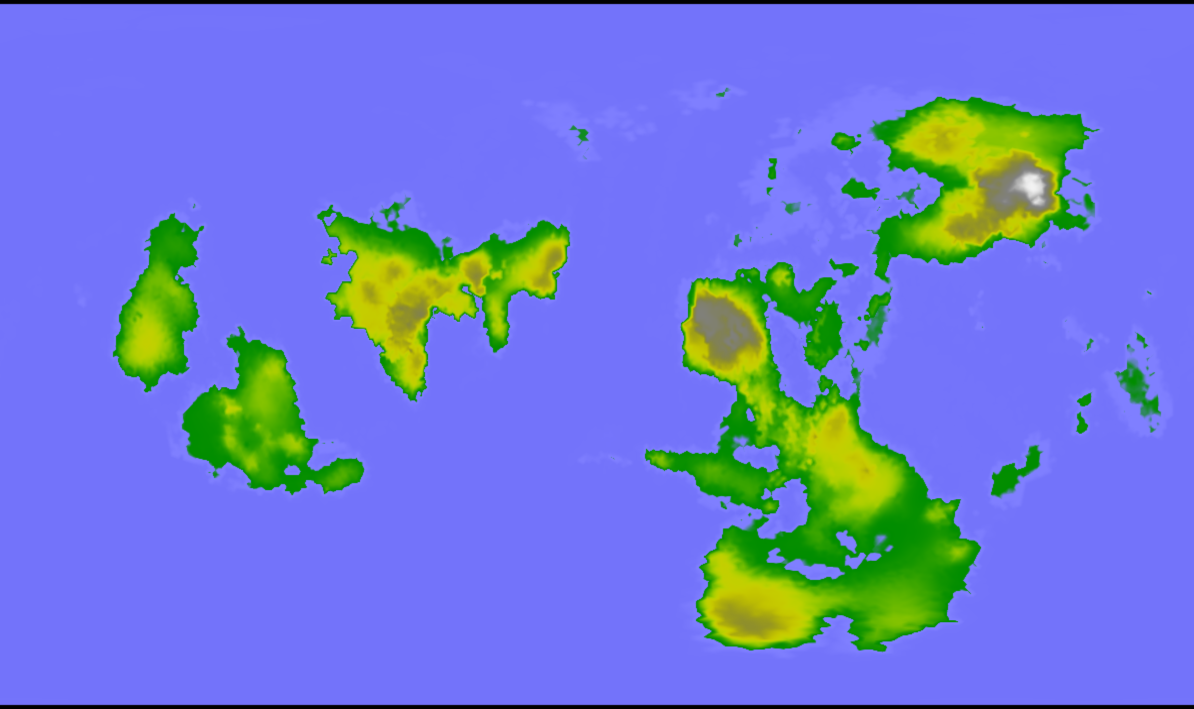
#> input picture map.png, 2388 x 1418 px (shown at 1/2 size); its folder holds only this picture in this run
$ python SeparateLandAndOcean.py
#> lines starting #> are read from the running program, lines starting #| are printed output that depends on the picture
#> the answer given: map.png
#> the answer given: map.png
### COLOURS.py
import colorsys
import math
from PIL import Image


def rgb_to_hsv(rgb):
    # Розпаковуємо значення R, G, B з кортежу та нормалізуємо до діапазону [0, 1]
    r, g, b = [x / 255.0 for x in rgb]
    # Конвертуємо RGB у HSV
    h, s, v = colorsys.rgb_to_hsv(r, g, b)
    # Перетворюємо значення H з діапазону [0, 1] у [0, 360] і округлюємо до цілого числа
    h = h * 360
    # Перетворюємо значення S та V з діапазону [0, 1] у [0, 100] і округлюємо до цілого числа
    s = s * 100
    v = v * 100
    # Повертаємо HSV кортеж з цілими значеннями
    return (h, s, v)


def hsv_to_rgb(hsv):
    # Розпаковуємо значення H, S, V з кортежу
    h, s, v = hsv
    # Перетворюємо значення H, S, V з діапазону [0, 360] та [0, 100] у [0, 1]
    h /= 360.0
    s /= 100.0
    v /= 100.0
    # Конвертуємо HSV у RGB
    r, g, b = colorsys.hsv_to_rgb(h, s, v)
    # Перетворюємо значення RGB з діапазону [0, 1] у [0, 255] і округлюємо до цілого числа
    r = r * 255
    g = g * 255
    b = b * 255
    # Повертаємо RGB кортеж з цілими значеннями
    return (int(r), int(g), int(b))


# [17 lines left out: function display_all_colours, not called in this run]


RED = (255, 0, 0)
GREEN = (0, 255, 0)
BLUE = (0, 0, 255)
YELLOW = (255, 255, 0, 255)
YELLOW_water = (255, 255, 84, 255)
CYAN = (0, 255, 255, 255)
MAGENTA = (255, 0, 255)
TRANSPARENT = (0, 0, 0, 0)
WHITE = (255, 255, 255)
BLACK = (0, 0, 0)

# scale
COLOUR_0 = (19, 108, 122)
COLOUR_100 = (72, 135, 140)
COLOUR_200 = (125, 161, 157)
COLOUR_350 = (177, 188, 175)
COLOUR_600 = (228, 215, 193)
COLOUR_1000 = (199, 155, 138)
COLOUR_1500 = (169, 95, 83)
COLOUR_2500 = (191, 191, 191)
COLOUR_4000 = (244, 243, 241)

SCALE_COLOURS = [COLOUR_0, COLOUR_100, COLOUR_200, COLOUR_350, COLOUR_600, COLOUR_1000, COLOUR_1500, COLOUR_2500,
                 COLOUR_4000]

### SeparateLandAndOcean.py
from tkinter import filedialog
from tkinter import *
from PIL import Image

import COLOURS


def map_colours(image):
    # Конвертація до формату "RGB"
    image = image.convert("RGB")
    # Отримання списку унікальних кольорів
    colors = image.getcolors(maxcolors=8192)
    # Поділ кольорів на 10 секцій
    num_sections = 10
    section_size = len(colors) // num_sections
    # Список з 10 визначених кольорів
    predefined_colors = [(255, 0, 0), (255, 165, 0), (255, 255, 0), (0, 255, 0),
                         (0, 255, 255), (0, 0, 255), (128, 0, 128), (255, 0, 255),
                         (128, 128, 128), (255, 255, 255)]
    # Створення мапи кольорів
    color_map = {}
    for i in range(num_sections):
        for j in range(section_size):
            if i * section_size + j < len(colors):
                color_map[colors[i * section_size + j][1]] = predefined_colors[i]
    # Заміна кольорів у зображенні
    new_image = Image.new("RGB", image.size)
    for x in range(image.width):
        for y in range(image.height):
            pixel_color = image.getpixel((x, y))
            new_image.putpixel((x, y), color_map.get(pixel_color, (0, 0, 0)))
    # Відображення нового зображення
    new_image.show()


def display_all_colours(colours):
    square_size = 67

    new_square = Image.new("RGB", (square_size, square_size))

    # Отримайте список унікальних кольорів
    # unique_colours = list(set(colours))

    # print(unique_colours)

    # Заповніть кожен піксель кольором зі списку унікальних кольорів
    for y in range(square_size):
        for x in range(square_size):
            # Отримайте наступний унікальний колір зі списку
            if colours:
                colour = colours.pop(0)
                # Встановіть колір пікселя
                new_square.putpixel((x, y), colour)

    new_square.show()


def separate_land_and_water(topography_path, height_path):
    # Відкриття зображення
#> called with topography_path = 'map.png', height_path = 'map.png'
    image = Image.open(topography_path)
#> image is the input picture: PIL image 2388x1418 RGBA; mean R, G, B, A 109.8, 123.2, 207.9, 255

    # Конвертація зображення до режиму "RGB"
    rgb_image = image.convert("RGB")

    # Визначення порогових значень для висот
    water_threshold = 200  # Порогове значення для води (низькі висоти)
    land_threshold = 100  # Порогове значення для суходолу (високі висоти)

    # Створення маски для води та суходолу
    water_mask = rgb_image.point(lambda p: 255 if p < water_threshold else 0)
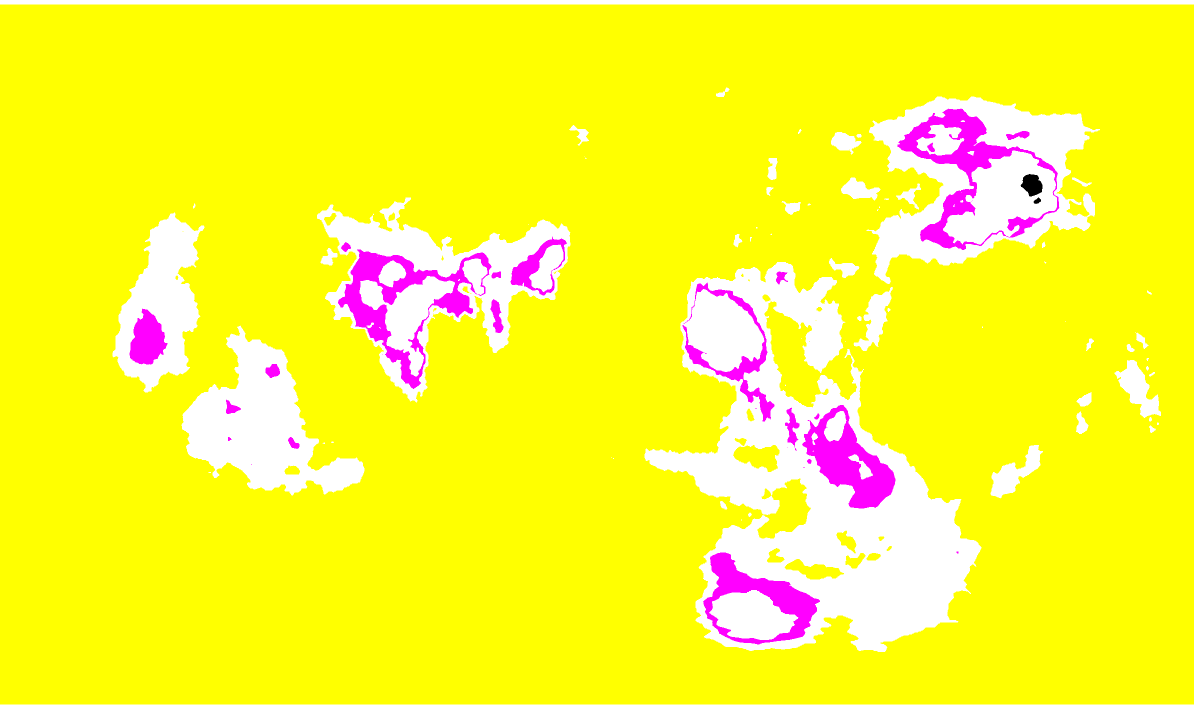
#> water_mask: PIL image 2388x1418 RGB (shown at 1/2 size); mean R, G, B 254.9, 247.9, 45.9
    land_mask = rgb_image.point(lambda p: 255 if p > land_threshold else 0)
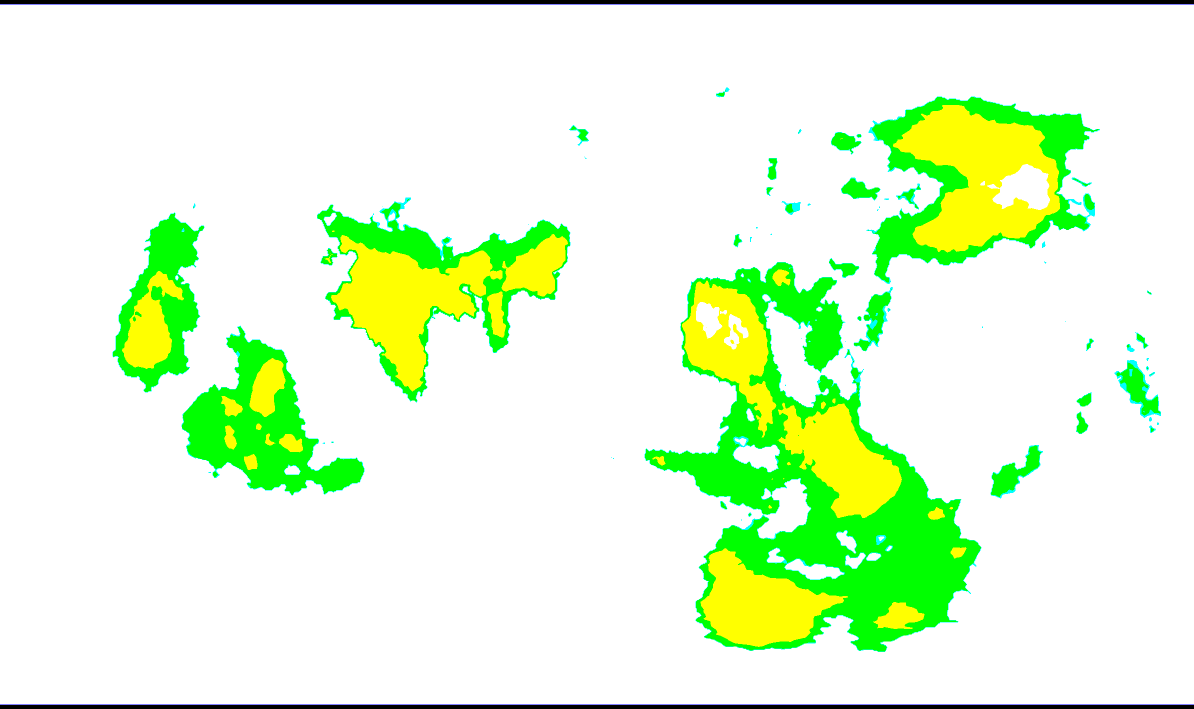
#> land_mask: PIL image 2388x1418 RGB (shown at 1/2 size); mean R, G, B 226.4, 251.8, 212

    # Відображення масок води та суходолу
    # water_mask.show("water")  # yellow water
    # land_mask.show("land")  # green&yellow landmass

    image_rgba = image.convert("RGBA")
    water_rgba = water_mask.convert("RGBA")
    land_rgba = land_mask.convert("RGBA")

    width, height = image_rgba.size
#> width = 2388; height = 1418

    for x in range(width):
        for y in range(height):
            land_pixel = land_rgba.getpixel((x, y))
            water_pixel = water_rgba.getpixel((x, y))

            if water_pixel == COLOURS.YELLOW:
                image_rgba.putpixel((x, y), COLOURS.TRANSPARENT)

            if land_pixel == COLOURS.CYAN:
                image_rgba.putpixel((x, y), COLOURS.TRANSPARENT)
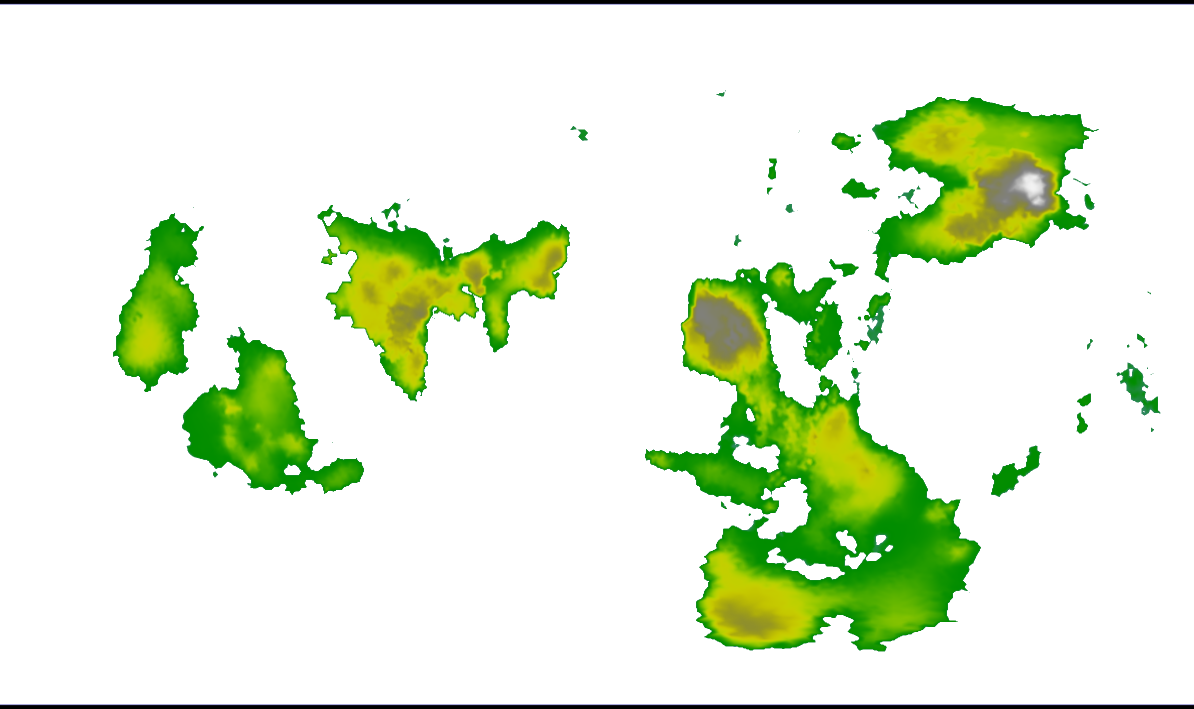
#> image_rgba: PIL image 2388x1418 RGBA (shown at 1/2 size); mean R, G, B, A 14.3, 27.1, 1.7, 44.2; transparent parts drawn white

    image_rgba.show()

    # grey = image_rgba.convert("L")
    #
    # grey.show()

    map_without_ocean = image_rgba.copy()
    map_without_ocean = map_without_ocean.convert("RGB")
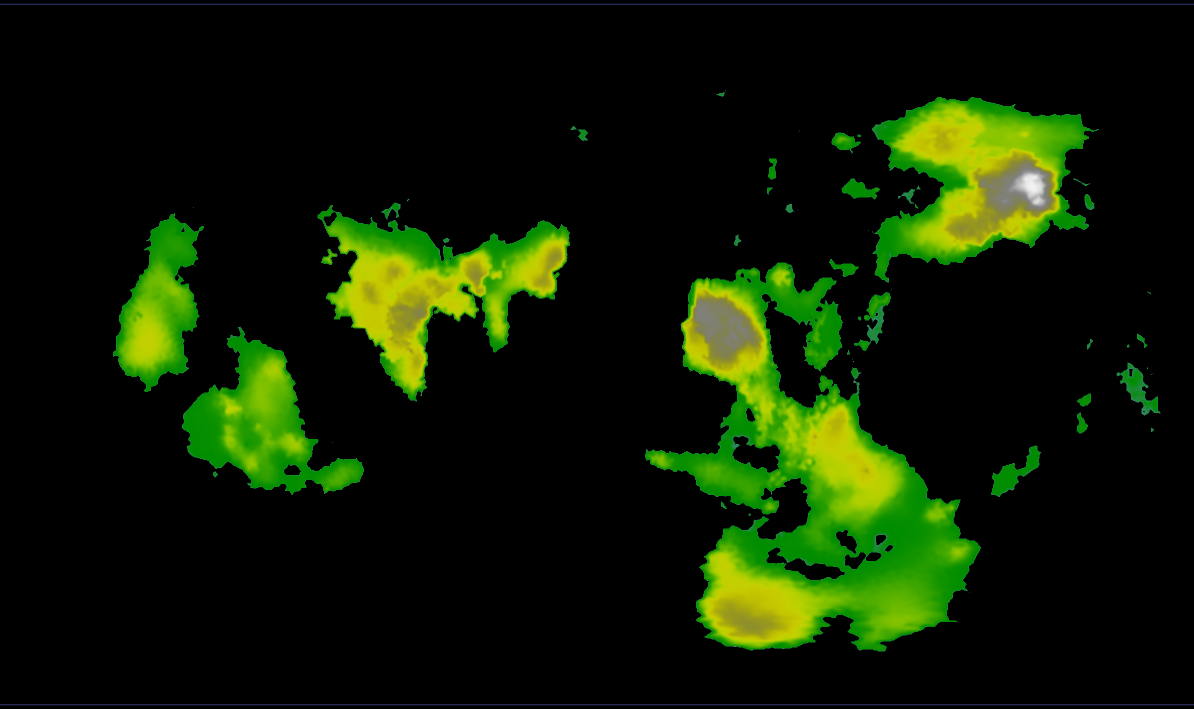
#> map_without_ocean: PIL image 2388x1418 RGB (shown at 1/2 size); mean R, G, B 14.3, 27.1, 1.7
    colours = map_without_ocean.getcolors(maxcolors=8192)
#> colours = 4417 items

    # print(colours)

    final_colours = []

    for colour_tuple in colours:
        final_colours.append(colour_tuple[1])
#> this loop made 4417 passes
#> colour_tuple on passes 1 to 3: (5, (42, 137, 79)), (11, (44, 137, 83)), (1, (176, 176, 16))
#> after the loop, final_colours = 4417 items, first 6: (42, 137, 79), (44, 137, 83), (176, 176, 16), (26, 137, 51), (41, 137, 77), (27, 137, 53)
    print(final_colours)
#> (printed output is left out)

    hsv_colours = []
    for colour in final_colours:
        hsv_colours.append(COLOURS.rgb_to_hsv(colour))
#> this loop made 4417 passes
#> colour on passes 1 to 3: (42, 137, 79), (44, 137, 83), (176, 176, 16)
#> after the loop, hsv_colours = 4417 items, first 6: (143.4, 69.34, 53.73), (145.2, 67.88, 53.73), (60, 90.91, 69.02), (133.5, 81.02, 53.73), (142.5, 70.07, 53.73), (134.2, 80.29, 53.73)

    print(hsv_colours)

    # hsv_colours = list(set(hsv_colours))

    hsv_colours = sorted(hsv_colours, key=lambda x: x[2])
#> hsv_colours = 4417 items, first 6: (0, 0, 0), (240, 54.55, 21.57), (60, 25, 50.2), (60, 21.88, 50.2), (60, 15.62, 50.2), (60, 11.72, 50.2)
    print(hsv_colours)

    rgb_colours = []
    for hsv in hsv_colours:
        rgb_colours.append(COLOURS.hsv_to_rgb(hsv))
#> this loop made 4417 passes
#> hsv on passes 14 to 16: (60, 2.34, 50.2), (60, 28.91, 50.2), (60, 17.19, 50.2)

    # print(rgb_colours)

    display_all_colours(rgb_colours)
#> in display_all_colours, `new_square = Image.new("RGB", (square_size, square_size))`: new_square: PIL image 67x67 RGB; every value is 0
#> after the loop in display_all_colours, `for y in range(square_size):`:
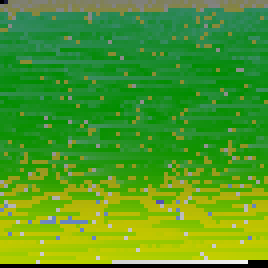
#> new_square: PIL image 67x67 RGB (shown 4 times larger); mean R, G, B 77.4, 153.9, 34.9

# display_all_colours(final_colours)


# final_list = np.array(final_colours)
# centres = ColourClusteringAlgorithm.kmeans(final_list, 10).tolist()
# # print(centres)
# print(centres)
#
# centres = [tuple(sublist) for sublist in centres]
# centres = [(int(x), int(y), int(z)) for x, y, z in centres]
#
# print(centres)
#
# display_all_colours(centres)

# # Підрахунок кількості унікальних кольорів
# num_colours = len(colours)
#
# # Виведення кількості та RGB значень кольорів
# print("Кількість унікальних кольорів на зображенні:", num_colours)
#
# for colour in colours:
#     print("RGB:", colour[1])


# Вибір файлу з допомогою діалогового вікна
root = Tk()
root.withdraw()
topography_path = filedialog.askopenfilename(filetypes=[("Image files", "*.png")])
height_path = filedialog.askopenfilename(filetypes=[("Image files", "*.png")])
if topography_path and height_path:
    separate_land_and_water(topography_path, height_path)
